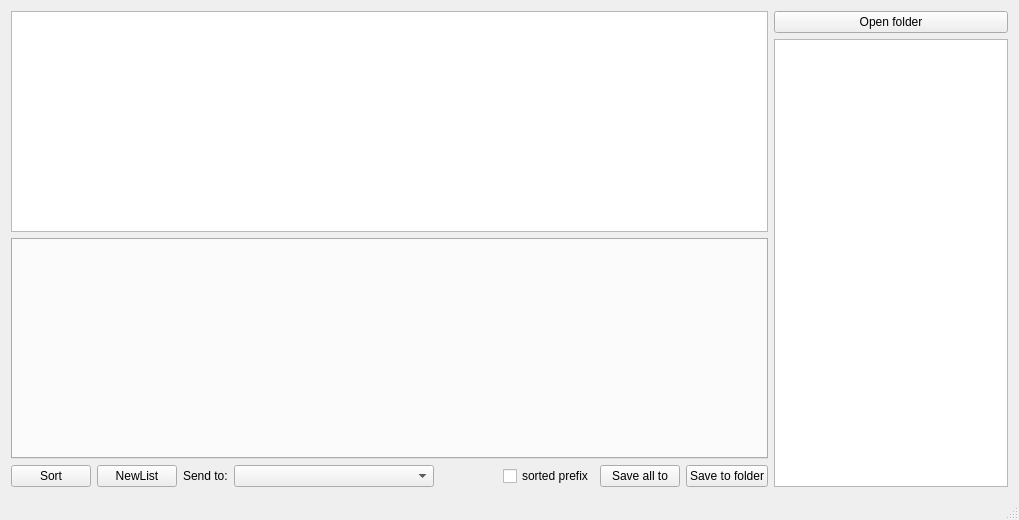
<?xml version="1.0" encoding="UTF-8"?>
<ui version="4.0">
 <class>MainWindow</class>
 <widget class="QMainWindow" name="MainWindow">
  <property name="geometry">
   <rect>
    <x>0</x>
    <y>0</y>
    <width>1019</width>
    <height>520</height>
   </rect>
  </property>
  <property name="windowTitle">
   <string>PhotoSorter</string>
  </property>
  <property name="documentMode">
   <bool>false</bool>
  </property>
  <widget class="QWidget" name="centralWidget">
   <layout class="QHBoxLayout" name="horizontalLayout_3">
    <item>
     <layout class="QHBoxLayout" name="horizontalLayout">
      <item>
       <layout class="QVBoxLayout" name="verticalLayout_2"/>
      </item>
      <item>
       <layout class="QVBoxLayout" name="verticalLayout">
        <item>
         <widget class="QGraphicsView" name="graphicsView">
          <property name="horizontalScrollBarPolicy">
           <enum>Qt::ScrollBarAsNeeded</enum>
          </property>
         </widget>
        </item>
        <item>
         <widget class="QTabWidget" name="listsTabWidget">
          <property name="maximumSize">
           <size>
            <width>16777215</width>
            <height>225</height>
           </size>
          </property>
          <property name="currentIndex">
           <number>-1</number>
          </property>
          <property name="tabsClosable">
           <bool>true</bool>
          </property>
         </widget>
        </item>
        <item>
         <layout class="QHBoxLayout" name="horizontalLayout_2">
          <item>
           <widget class="QPushButton" name="sortButton">
            <property name="text">
             <string>Sort</string>
            </property>
           </widget>
          </item>
          <item>
           <widget class="QPushButton" name="newListButton">
            <property name="text">
             <string>NewList</string>
            </property>
           </widget>
          </item>
          <item>
           <widget class="QLabel" name="label">
            <property name="text">
             <string>Send to:</string>
            </property>
           </widget>
          </item>
          <item>
           <widget class="QComboBox" name="sendToComboBox">
            <property name="minimumSize">
             <size>
              <width>200</width>
              <height>0</height>
             </size>
            </property>
            <property name="maximumSize">
             <size>
              <width>300</width>
              <height>16777215</height>
             </size>
            </property>
           </widget>
          </item>
          <item>
           <spacer name="horizontalSpacer">
            <property name="orientation">
             <enum>Qt::Horizontal</enum>
            </property>
            <property name="sizeHint" stdset="0">
             <size>
              <width>40</width>
              <height>20</height>
             </size>
            </property>
           </spacer>
          </item>
          <item>
           <spacer name="horizontalSpacer_2">
            <property name="orientation">
             <enum>Qt::Horizontal</enum>
            </property>
            <property name="sizeHint" stdset="0">
             <size>
              <width>40</width>
              <height>20</height>
             </size>
            </property>
           </spacer>
          </item>
          <item>
           <widget class="QCheckBox" name="sortedPrefixCheckBox">
            <property name="toolTip">
             <string>Add a prefix indicating the order of this image in the list</string>
            </property>
            <property name="text">
             <string>sorted prefix</string>
            </property>
            <property name="tristate">
             <bool>false</bool>
            </property>
           </widget>
          </item>
          <item>
           <widget class="QPushButton" name="saveAllButton">
            <property name="text">
             <string>Save all to</string>
            </property>
            <property name="shortcut">
             <string>Ctrl+Alt+S</string>
            </property>
            <property name="checkable">
             <bool>false</bool>
            </property>
            <property name="checked">
             <bool>false</bool>
            </property>
            <property name="autoRepeat">
             <bool>false</bool>
            </property>
            <property name="default">
             <bool>false</bool>
            </property>
            <property name="flat">
             <bool>false</bool>
            </property>
           </widget>
          </item>
          <item>
           <widget class="QPushButton" name="saveButton">
            <property name="maximumSize">
             <size>
              <width>200</width>
              <height>16777215</height>
             </size>
            </property>
            <property name="text">
             <string>Save to folder</string>
            </property>
            <property name="shortcut">
             <string>Ctrl+S</string>
            </property>
           </widget>
          </item>
         </layout>
        </item>
       </layout>
      </item>
      <item>
       <layout class="QVBoxLayout" name="verticalLayout_3">
        <item>
         <widget class="QPushButton" name="openButton">
          <property name="minimumSize">
           <size>
            <width>200</width>
            <height>0</height>
           </size>
          </property>
          <property name="maximumSize">
           <size>
            <width>250</width>
            <height>16777215</height>
           </size>
          </property>
          <property name="text">
           <string>Open folder</string>
          </property>
          <property name="shortcut">
           <string>Ctrl+O</string>
          </property>
         </widget>
        </item>
        <item>
         <widget class="QListWidget" name="inputListWidget">
          <property name="sizePolicy">
           <sizepolicy hsizetype="Preferred" vsizetype="Expanding">
            <horstretch>0</horstretch>
            <verstretch>0</verstretch>
           </sizepolicy>
          </property>
          <property name="minimumSize">
           <size>
            <width>225</width>
            <height>0</height>
           </size>
          </property>
          <property name="maximumSize">
           <size>
            <width>250</width>
            <height>16777215</height>
           </size>
          </property>
          <property name="horizontalScrollBarPolicy">
           <enum>Qt::ScrollBarAlwaysOff</enum>
          </property>
          <property name="tabKeyNavigation">
           <bool>true</bool>
          </property>
          <property name="showDropIndicator" stdset="0">
           <bool>false</bool>
          </property>
          <property name="dragEnabled">
           <bool>true</bool>
          </property>
          <property name="dragDropMode">
           <enum>QAbstractItemView::DragOnly</enum>
          </property>
          <property name="defaultDropAction">
           <enum>Qt::CopyAction</enum>
          </property>
          <property name="selectionMode">
           <enum>QAbstractItemView::ExtendedSelection</enum>
          </property>
          <property name="iconSize">
           <size>
            <width>200</width>
            <height>200</height>
           </size>
          </property>
          <property name="textElideMode">
           <enum>Qt::ElideRight</enum>
          </property>
          <property name="movement">
           <enum>QListView::Free</enum>
          </property>
          <property name="flow">
           <enum>QListView::LeftToRight</enum>
          </property>
          <property name="isWrapping" stdset="0">
           <bool>true</bool>
          </property>
          <property name="viewMode">
           <enum>QListView::IconMode</enum>
          </property>
         </widget>
        </item>
       </layout>
      </item>
     </layout>
    </item>
   </layout>
  </widget>
  <widget class="QStatusBar" name="statusBar"/>
 </widget>
 <layoutdefault spacing="6" margin="11"/>
 <resources/>
 <connections/>
</ui>
